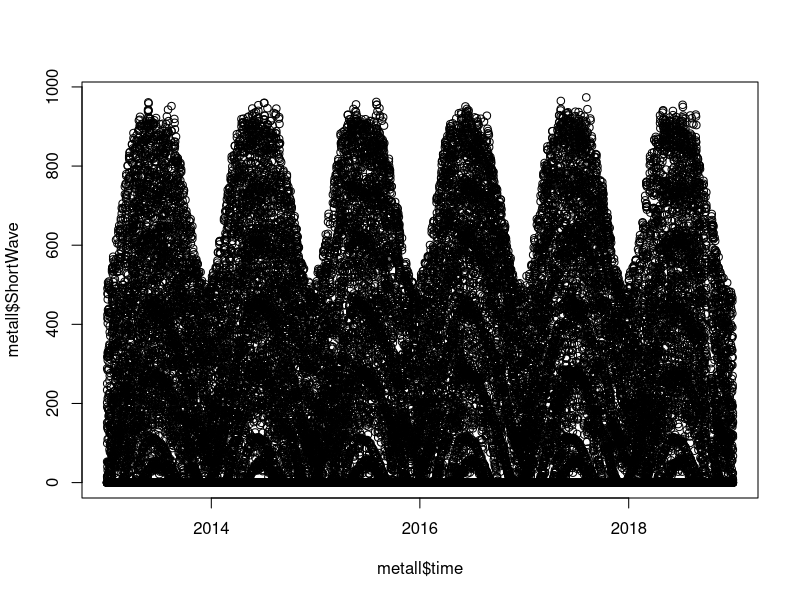

Write R code to recreate this figure. (Note: this script raises an error after producing the figure.)
# merge NLDAS data to get 2013-2018 in one dataframe

library(tidyverse)

met1 <- read.csv("./MET/FCR_GLM_met_NLDAS2_010113_010118_GMTadjusted.csv")
met2 <- read.csv("./MET/FCR_GLM_met_NLDAS2_Dec14_Dec18.csv")
met1$time <- as.POSIXct(met1$time, format = "%Y-%m-%d %H:%M:%S")
met2$time <- as.POSIXct(met2$time, format = "%Y-%m-%d %H:%M:%S")

# met 2 has repeat data that is already in met1 (eg 2014 data)
# so subset met2 to only be 2018 data and then join with met1
met2 <- met2[met2$time > "2018-01-01 18:00:00",]

metall <- rbind(met1, met2)
plot(metall$time, metall$ShortWave)

write.csv(metall, "./MET/FCR_GLM_NLDAS_010113_123118.csv", row.names = FALSE)

met_summ <- metall %>%                                                 # start with the raw data
  mutate(Date = as.Date(time, format="%Y-%m-%d hh:mm:ss")) %>% # create a column of just the date
  select(-time) %>%                                # drop the datetime column
  group_by(Date) %>%                                           # group by date (for daily statistics)
  summarise_all(c("mean", "median", "max","sum")) %>%           # get min, median, max, and sum for all variables each day
  select(-(ShortWave_sum:WindSpeed_sum), -Rain_median, -Rain_max) %>% # drop calcs you don't want
  select(Date, noquote(order(colnames(.))))                    # arrange columns alphabetically after Date

# subset out 2018 only for the validation dataset
met_18 <- met_summ[met_summ$Date>"2017-12-31",]
write.csv(met_18, "./MET/NLDAS_2018_daily.csv", row.names = FALSE)
